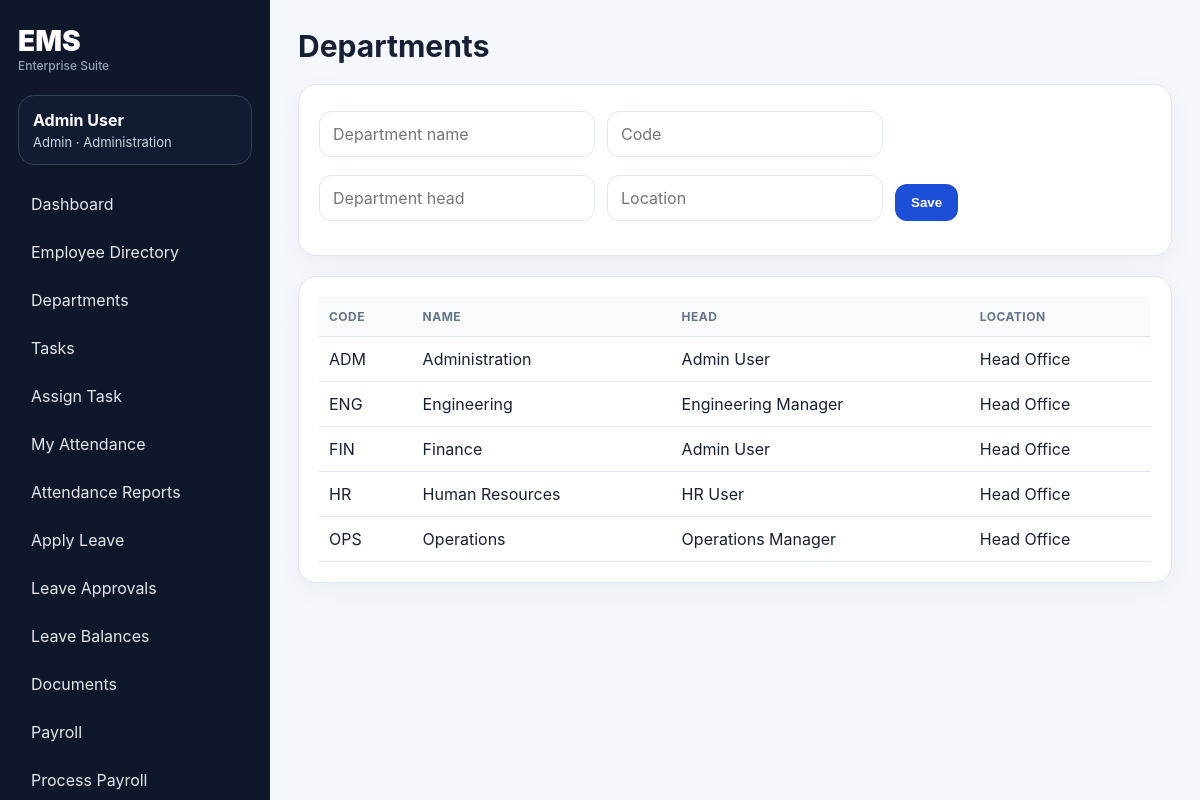
The app's page /departments/ (signed in) with its own data.
### ems/models.py (models this page shows, shortened)
class UserProfile(models.Model):
    userId = models.CharField('Employee ID', max_length=80, unique=True)
    username = models.CharField(max_length=100, unique=True)
    password = models.CharField(max_length=255)
    role = models.CharField(max_length=20, choices=ROLE_CHOICES, default='employee')
    full_name = models.CharField(max_length=160, blank=True)
    email = models.EmailField(unique=True)
    phone = models.CharField(max_length=30, blank=True)
    designation = models.CharField(max_length=100, blank=True)
    department = models.ForeignKey(Department, null=True, blank=True, on_delete=models.SET_NULL, related_name='employees')
    manager = models.ForeignKey('self', null=True, blank=True, on_delete=models.SET_NULL, related_name='team_members')
    date_joined = models.DateField(default=timezone.localdate)
    employment_status = models.CharField(max_length=30, choices=EMPLOYMENT_STATUS, default='Active')
    work_location = models.CharField(max_length=120, default='Head Office')
    experience = models.IntegerField(default=0)
    skillset = models.JSONField(default=list, blank=True)
    leaveBalance = models.IntegerField(default=12)
    leaveTakenThisYear = models.IntegerField(default=0)
    salary_ctc = models.DecimalField(max_digits=12, decimal_places=2, default=0)
    bank_name = models.CharField(max_length=120, blank=True)
    account_last4 = models.CharField(max_length=4, blank=True)
    projectWorkingOn = models.CharField(max_length=200, blank=True)
    emergency_contact = models.CharField(max_length=120, blank=True)
    createdAt = models.DateTimeField(auto_now_add=True)
    last_login_at = models.DateTimeField(null=True, blank=True)
    failed_login_attempts = models.IntegerField(default=0)
    must_change_password = models.BooleanField(default=False)
    updatedAt = models.DateTimeField(auto_now=True)
    @property
    def display_name(self):
        return self.full_name or self.username

class Department(models.Model):
    name = models.CharField(max_length=120, unique=True)
    code = models.CharField(max_length=20, unique=True)
    head = models.CharField(max_length=120, blank=True)
    location = models.CharField(max_length=120, blank=True)
    created_at = models.DateTimeField(auto_now_add=True)

### ems/views.py (the view, shortened to what this page needs)
# urls.py: path('departments/', views.departments, name='departments'),
@role_required('admin', 'hr')
def departments(request):
    return render(request, 'ems/departments.html', base_context(request, departments=Department.objects.order_by('name')))

### ems/views.py (called while the page is built)
def ensure_leave_balances(user):
    year = timezone.localdate().year
    for leave_type, opening in [('Casual Leave', 12), ('Sick Leave', 8), ('Earned Leave', 12)]:
        LeaveBalance.objects.get_or_create(
            employee=user,
            year=year,
            leave_type=leave_type,
            defaults={'opening_balance': opening, 'credited': 0, 'used': 0, 'adjusted': 0},
        )

def current_user(request):
    uid = request.session.get('profile_id')
    return UserProfile.objects.filter(id=uid).first() if uid else None

def login_required(view):
    @wraps(view)
    def wrapper(request, *args, **kwargs):
        seed_defaults()
        user = current_user(request)
        if not user:
            messages.warning(request, 'Please login first.')
            return redirect('login')
        request.profile = user
        return view(request, *args, **kwargs)
    return wrapper

def role_required(*roles):
    def decorator(view):
        @wraps(view)
        @login_required
        def wrapper(request, *args, **kwargs):
            if request.profile.role not in roles:
                messages.error(request, 'You do not have permission to access this page.')
                return redirect('dashboard')
            return view(request, *args, **kwargs)
        return wrapper
    return decorator

def base_context(request, **kwargs):
    data = {'me': getattr(request, 'profile', current_user(request))}
    data.update(kwargs)
    return data

### ems/templates/ems/departments.html
{% extends 'ems/base.html' %}{% block content %}<div class="page-head"><h1>Departments</h1></div><section class="panel"><form method="post" class="inline-form">{% csrf_token %}<input name="name" placeholder="Department name" required><input name="code" placeholder="Code" required><input name="head" placeholder="Department head"><input name="location" placeholder="Location"><button class="btn primary">Save</button></form></section><section class="panel"><table><tr><th>Code</th><th>Name</th><th>Head</th><th>Location</th></tr>{% for d in departments %}<tr><td>{{ d.code }}</td><td>{{ d.name }}</td><td>{{ d.head }}</td><td>{{ d.location }}</td></tr>{% endfor %}</table></section>{% endblock %}

### ems/templates/ems/base.html (shortened to what this page needs)
{% load static %}
<!doctype html>
<html lang="en">
<head>
  <link rel="stylesheet" href="{% static 'ems/style.css' %}">
</head>
<body>
{% if me %}
<aside class="sidebar">
  <div class="brand"><span>EMS</span><small>Enterprise Suite</small></div>
  <div class="userbox"><b>{{ me.display_name }}</b><span>{{ me.role|title }} · {{ me.department.name|default:'No Dept' }}</span></div>
  <nav>
    <a href="{% url 'dashboard' %}">Dashboard</a>
    <a href="{% url 'employees' %}">Employee Directory</a>
    {% if me.role == 'admin' or me.role == 'hr' %}<a href="{% url 'departments' %}">Departments</a>{% endif %}
    <a href="{% url 'tasks' %}">Tasks</a>
    {% if me.role != 'employee' %}<a href="{% url 'task_assign' %}">Assign Task</a>{% endif %}
    <a href="{% url 'attendance' %}">My Attendance</a>
    {% if me.role != 'employee' %}<a href="{% url 'attendance_reports' %}">Attendance Reports</a>{% endif %}
    <a href="{% url 'leave_apply' %}">Apply Leave</a>
    <a href="{% url 'leaves' %}">Leave Approvals</a>
    <a href="{% url 'leave_balances' %}">Leave Balances</a>
    <a href="{% url 'documents' %}">Documents</a>
    <a href="{% url 'payroll' %}">Payroll</a>
    {% if me.role == 'admin' or me.role == 'hr' %}
      <a href="{% url 'payroll_assign' %}">Process Payroll</a>
    {% endif %}
  </nav>
</aside>
{% endif %}
<main class="main {% if not me %}auth-main{% endif %}">
  {% block content %}{% endblock %}
</main>
</body>
</html>

### ems/static/ems/style.css (style rules this page uses)
:root { --bg:#f4f7fb;--panel:#fff;--text:#172033;--muted:#68758a;--primary:#1d4ed8;--primary2:#0f172a;--border:#dfe6f0;--success:#15803d;--danger:#b91c1c;--warn:#b45309 }
* { box-sizing:border-box }
body { margin:0;font-family:Inter,Segoe UI,Arial,sans-serif;background:var(--bg);color:var(--text) }
a { color:var(--primary);text-decoration:none }
.sidebar { position:fixed;left:0;top:0;bottom:0;width:270px;background:#0f172a;color:white;padding:24px 18px;overflow:auto }
.brand { font-size:28px;font-weight:900;margin-bottom:22px }
.brand small { display:block;font-size:12px;color:#94a3b8;font-weight:500 }
.userbox { padding:14px;border:1px solid #334155;border-radius:16px;margin-bottom:18px;background:#111c33 }
.userbox b,.userbox span { display:block }
.userbox span { color:#cbd5e1;font-size:13px;margin-top:4px }
.sidebar nav { display:grid;gap:6px }
.sidebar nav a { color:#e5e7eb;padding:11px 13px;border-radius:12px }
.main { margin-left:270px;padding:28px;min-height:100vh }
input,select,textarea { width:100%;padding:12px 13px;border:1px solid var(--border);border-radius:12px;background:#fff;margin-top:6px;font:inherit }
.page-head { display:flex;align-items:center;justify-content:space-between;margin-bottom:20px;gap:20px }
.page-head h1 { margin:0;font-size:30px }
.card,.panel { background:var(--panel);border:1px solid var(--border);border-radius:18px;box-shadow:0 8px 28px #0f172a0a }
.panel { padding:20px;margin-bottom:20px;overflow:auto }
.btn,button { border:0;border-radius:12px;background:#e2e8f0;color:#0f172a;padding:11px 16px;font-weight:800;cursor:pointer }
.btn.primary,button.primary { background:var(--primary);color:white }
.filters,.inline-form { display:flex;gap:12px;align-items:end;flex-wrap:wrap;margin-bottom:14px }
.inline-form input,.inline-form select { width:auto;min-width:180px }
table { width:100%;border-collapse:collapse }
th,td { padding:12px 10px;border-bottom:1px solid var(--border);text-align:left;vertical-align:top }
th { font-size:12px;text-transform:uppercase;letter-spacing:.04em;color:#64748b;background:#f8fafc }
small { color:var(--muted) }

### records on screen
UserProfile: display_name "Admin User", role "Admin", department.name "Administration"
Department: code "ADM", name "Administration", head "Admin User", location "Head Office"
Department: code "ENG", name "Engineering", head "Engineering Manager", location "Head Office"
Department: code "FIN", name "Finance", head "Admin User", location "Head Office"
Department: code "HR", name "Human Resources", head "HR User", location "Head Office"
Department: code "OPS", name "Operations", head "Operations Manager", location "Head Office"
